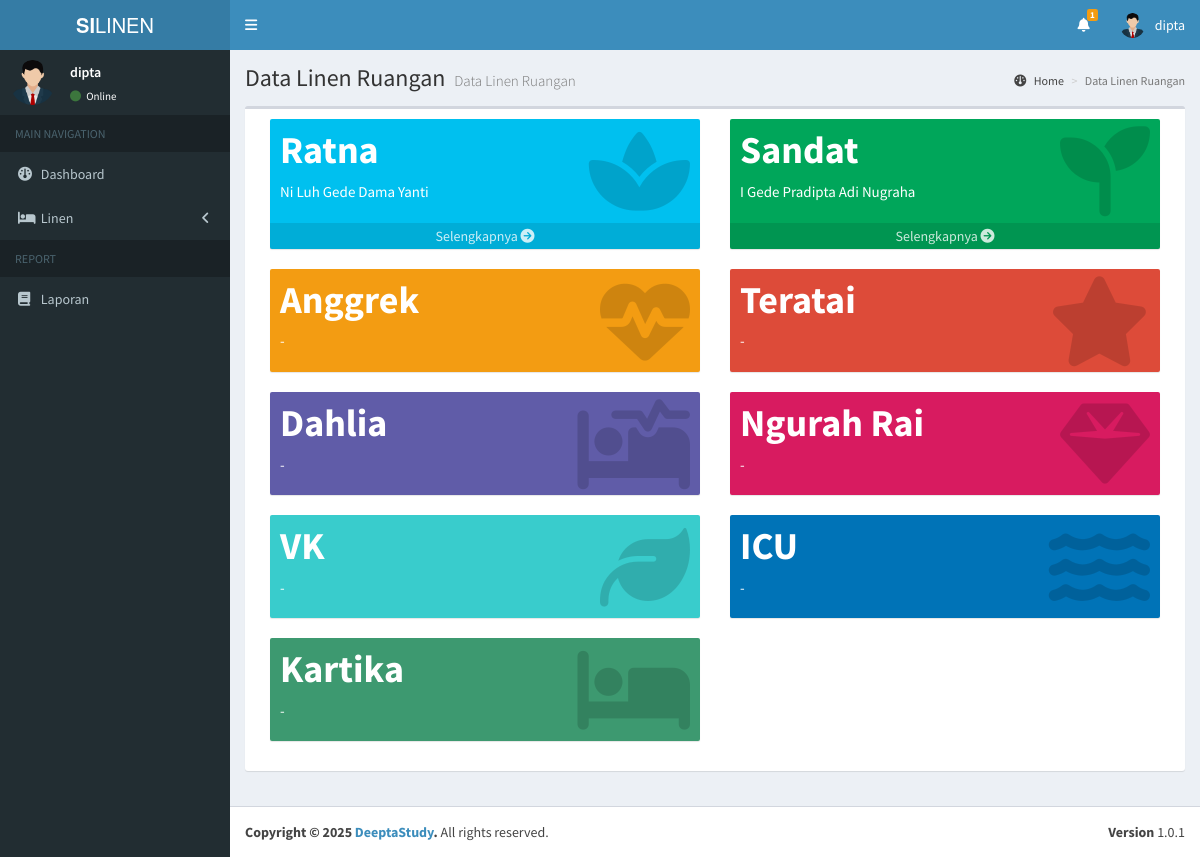
The app's page /admin/linen_ruangan.php (signed in) with its own data.
### tables this page shows
CREATE TABLE `users` (
  `id` int(11) NOT NULL,
  `nama` varchar(100) NOT NULL,
  `username` varchar(100) NOT NULL,
  `email` varchar(100) NOT NULL,
  `password` varchar(100) NOT NULL,
  `hak_akses` varchar(25) NOT NULL,
  `status` int(11) NOT NULL,
  `status_ruangan` int(11) DEFAULT NULL
);

CREATE TABLE `ruangan` (
  `id` int(11) NOT NULL,
  `id_user` int(11) DEFAULT NULL,
  `nama_ruangan` varchar(199) NOT NULL,
  `telp_ruangan` varchar(15) NOT NULL,
  `status` int(11) NOT NULL
);

### admin/linen_ruangan.php (the view, shortened to what this page needs)
<?php
include '../koneksi.php';
$pageTitle = "Data Linen Ruangan";
$pageDesc = "Data Linen Ruangan";
$additionalCSS = [
    'https://cdnjs.cloudflare.com/ajax/libs/font-awesome/6.4.0/css/all.min.css',
    'https://cdnjs.cloudflare.com/ajax/libs/ionicons/2.0.1/css/ionicons.min.css'
];
$q = mysqli_query($koneksi, "SELECT r.*, u.nama as admin_ruangan
                            FROM ruangan r
                            LEFT JOIN users u ON r.id_user = u.id");
?>
<section class="content">
    <div class="row">
        <div class="col-xs-12">
            <div class="box">
                <div class="box-body">
                    <?php
                    $colors = ['bg-aqua', 'bg-green', 'bg-yellow', 'bg-red', 'bg-purple', 'bg-maroon', 'bg-teal', 'bg-blue', 'bg-olive', 'bg-lime'];
                    $icons = ['fas fa-spa', 'fas fa-seedling', 'fas fa-heartbeat', 'fas fa-star', 'fas fa-procedures', 'fas fa-gem', 'fas fa-leaf', 'fas fa-water', 'fas fa-bed'];
                    $counter = 0;
                    while ($r = mysqli_fetch_assoc($q)) {
                        $colorClass = $colors[$counter % count($colors)];
                        $iconClass = $icons[$counter % count($icons)];
                    ?>
                        <div class="col-lg-6 col-xs-6">
                            <div class="small-box <?= $colorClass ?>">
                                <div class="inner">
                                    <h3><?= $r['nama_ruangan']; ?></h3>
                                    <p><?php
                                        if ($r['admin_ruangan'] != 0) {
                                            echo $r['admin_ruangan'];
                                        }else{
                                            echo "-";
                                        }
                                        ?></p>
                                </div>
                                <div class="icon">
                                    <i class="<?= $iconClass ?>"></i>
                                </div>
                                <?php
                                    if($r['admin_ruangan'] != 0){
                                ?>
                                <a href="data_linen_ruangan.php?id_ruangan=<?= $r['id']; ?>" class="small-box-footer">Selengkapnya <i class="fa fa-arrow-circle-right"></i></a>
                                <?php
                                    }else{
                                    }
                                ?>
                            </div>
                        </div>
                    <?php
                        $counter++;
                    }
                    ?>
                </div>
            </div>
        </div>
    </div>
</section>
<?php
$content = ob_get_clean();
include __DIR__ . '/../layouts/header.php';
echo $content;
include __DIR__ . '/../layouts/footer.php';
?>

### layouts/header.php (shortened to what this page needs)
<?php
include '../koneksi.php';
$username = $_SESSION['username'];
$query = mysqli_query($koneksi, "SELECT * FROM users WHERE username = '$username'");
$row = mysqli_fetch_assoc($query);
?>
<!DOCTYPE html>
<html>
<head>
    <link rel="stylesheet" href="../assets/bootstrap/css/bootstrap.min.css">
    <link rel="stylesheet" href="https://maxcdn.bootstrapcdn.com/font-awesome/4.4.0/css/font-awesome.min.css">
    <link rel="stylesheet" href="https://code.ionicframework.com/ionicons/2.0.1/css/ionicons.min.css">
    <link rel="stylesheet" href="../assets/dist/css/AdminLTE.min.css">
    <link rel="stylesheet" href="../assets/dist/css/skins/_all-skins.min.css">
    <link rel="stylesheet" href="../assets/plugins/iCheck/flat/blue.css">
    <link rel="stylesheet" href="../assets/plugins/morris/morris.css">
    <link rel="stylesheet" href="../assets/plugins/jvectormap/jquery-jvectormap-1.2.2.css">
    <?php if (!empty($additionalCSS)): ?>
        <?php foreach ($additionalCSS as $css): ?>
            <link rel="stylesheet" href="<?= htmlspecialchars($css) ?>">
        <?php endforeach; ?>
    <?php endif; ?>
</head>
<body class="hold-transition skin-blue sidebar-mini">
    <div class="wrapper">
        <header class="main-header">
            <a href="#" class="logo">
                <span class="logo-lg"><b>SI</b>LINEN</span>
            </a>
            <nav class="navbar navbar-static-top" role="navigation">
                <a href="#" class="sidebar-toggle" data-toggle="offcanvas" role="button">
                </a>
                <div class="navbar-custom-menu">
                    <ul class="nav navbar-nav">
                        <?php
                        if ($row['hak_akses'] != 'admin_ruangan') {
                            $notif = mysqli_query($koneksi, "SELECT COUNT(*) as total FROM pengajuan WHERE status = 1");
                        }else{
                            $notif = mysqli_query($koneksi, "SELECT COUNT(*) as total FROM pengajuan WHERE status = 2");
                        }
                        $total = mysqli_fetch_assoc($notif)['total'];
                        ?>
                        <li class="dropdown notifications-menu">
                            <a href="#" class="dropdown-toggle" data-toggle="dropdown">
                                <i class="fa fa-bell-o"></i>
                                <?php if ($total > 0): ?>
                                    <span class="label label-warning"><?= $total ?></span>
                                <?php endif; ?>
                            </a>
                        </li>
                        <li class="dropdown user user-menu">
                            <a href="#" class="dropdown-toggle" data-toggle="dropdown">
                                <img src="../assets/images/avatar.png" class="user-image" alt="User Image">
                                <span class="hidden-xs"><?= $row['username']; ?></span>
                            </a>
                        </li>
                    </ul>
                </div>
            </nav>
        </header>
        <div class="content-wrapper">
            <section class="content-header">
                <h1>
                    <?php echo isset($pageTitle) ? $pageTitle : 'Dashboard'; ?>
                    <small><?php echo isset($pageDesc) ? $pageDesc : 'Control Panel'; ?></small>
                </h1>
                <ol class="breadcrumb">
                    <li><a href="#"><i class="fa fa-dashboard"></i> Home</a></li>
                    <li class="active"><?php echo isset($pageTitle) ? $pageTitle : 'Dashboard'; ?></li>
                </ol>
            </section>
            <?php include __DIR__ . '/navigation.php'; ?>

### layouts/navigation.php (shortened to what this page needs)
<aside class="main-sidebar">
    <section class="sidebar">
        <div class="user-panel">
            <div class="pull-left image">
                <img src="../assets/images/avatar.png" class="img-circle" alt="User Image">
            </div>
            <div class="pull-left info">
                <p><?= $row['username']; ?></p>
                <a href="#"><i class="fa fa-circle text-success"></i> Online</a>
            </div>
        </div>
        <?php
            if ($row['hak_akses'] == 'admin') {
        ?>
        <ul class="sidebar-menu">
            <li class="header">MAIN NAVIGATION</li>
            <li class="<?= $_SESSION['active_menu'] == 'dashboard' ? 'active' : '' ?>">
                <a href="../admin/">
                    <i class="fa fa-dashboard"></i> <span>Dashboard</span>
                </a>
            </li>
            <li class="treeview <?= $_SESSION['active_menu'] == 'pengguna' ? 'active' : '' ?>">
                <a href="#">
                    <i class="fa fa-users"></i> <span>Pengguna</span>
                    <i class="fa fa-angle-left pull-right"></i>
                </a>
                <ul class="treeview-menu">
                    <li><a href="../admin/tambah_pengguna.php"><i class="fa fa-plus"></i> Tambah Pengguna Baru</a></li>
                    <li><a href="../admin/data_pengguna.php"><i class="fa fa-arrow-circle-right"></i> Data Pengguna</a></li>
                </ul>
            </li>
            <li class="<?= $_SESSION['active_menu'] == 'ruangan' ? 'active' : '' ?>">
                <a href="../admin/data_ruangan.php">
                    <i class="fa fa-building"></i> <span>Ruangan</span>
                </a>
            </li>
            <li class="<?= $_SESSION['active_menu'] == 'linen' ? 'active' : '' ?>">
                <a href="../admin/data_linen.php">
                    <i class="fa fa-bed"></i> <span>Data Linen</span>
                </a>
            </li>
            <li class="<?= $_SESSION['active_menu'] == 'linen_ruangan' ? 'active' : '' ?>">
                <a href="../admin/linen_ruangan.php">
                    <i class="fa fa-bed"></i> <span>Linen Ruangan</span>
                </a>
            </li>
            <li class="treeview <?= $_SESSION['active_menu'] == 'distribusi' ? 'active' : '' ?>">
                <a href="#">
                    <i class="fa fa-tint"></i> <span>Distribusi</span>
                    <i class="fa fa-angle-left pull-right"></i>
                </a>
                <ul class="treeview-menu">
                    <li><a href="../admin/data_pengajuan.php"><i class="fa fa-paper-plane"></i> Pengajuan Linen</a></li>
                    <li><a href="../admin/data_pencucian.php"><i class="fa fa-tint"></i> Permohonan Pencucian</a></li>
                    <!-- <li><a href="../admin/linen_bersih.php"><i class="fa fa-check-circle"></i> Linen Bersih</a></li>
                    <li><a href="../admin/linen_kotor.php"><i class="fa fa-exclamation-circle"></i> Linen Kotor</a></li> -->
                </ul>
            </li>
            <li class="header">REPORT</li>
            <li class="treeview <?= $_SESSION['active_menu'] == 'laporan' ? 'active' : '' ?>">
                <a href="#">
                    <i class="fa fa-file-text-o"></i> <span>Laporan</span>
                    <i class="fa fa-angle-left pull-right"></i>
                </a>
                <ul class="treeview-menu">
                    <li><a href="../admin/data_laporan_pengajuan.php"><i class="fa fa-file-text-o"></i> Laporan Pengajuan Linen</a></li>
                    <li><a href="../admin/data_laporan_pencucian.php"><i class="fa fa-file-text-o"></i> Laporan Pencucian Linen</a></li>
                </ul>
            </li>
        </ul>
        <?php
            }else if($row['hak_akses'] == 'admin_ruangan'){
        ?>
        <ul class="sidebar-menu">
            <li class="header">MAIN NAVIGATION</li>
            <li class="<?= $_SESSION['active_menu'] == 'dashboard' ? 'active' : '' ?>">
                <a href="../admin_ruangan/">
                    <i class="fa fa-dashboard"></i> <span>Dashboard</span>
                </a>
            </li>
            <li class="treeview <?= $_SESSION['active_menu'] == 'linen' ? 'active' : '' ?>">
                <a href="#">
                    <i class="fa fa-bed"></i> <span>Linen</span>
                    <i class="fa fa-angle-left pull-right"></i>
                </a>
            </li>
            <li class="header">REPORT</li>
            <li><a href="../admin/data_laporan.php"><i class="fa fa-book"></i> <span>Laporan</span></a></li>
        </ul>
        <?php
            }else if($row['hak_akses'] == 'petugas_laundry'){
        ?>
        <?php
            }else if($row['hak_akses'] == 'kepala_penanggung_jawab'){
        ?>
        <?php
            }
        ?>
    </section>
</aside>

### records on screen
users: username "dipta"
ruangan: nama_ruangan "Ratna", id_user.nama "Ni Luh Gede Dama Yanti"
ruangan: nama_ruangan "Sandat", id_user.nama "I Gede Pradipta Adi Nugraha"
ruangan: nama_ruangan "Anggrek"
ruangan: nama_ruangan "Teratai"
ruangan: nama_ruangan "Dahlia"
ruangan: nama_ruangan "Ngurah Rai"
ruangan: nama_ruangan "VK"
ruangan: nama_ruangan "ICU"
ruangan: nama_ruangan "Kartika"

### other values on screen
$total "1"
$pageTitle "Data Linen Ruangan"
$pageDesc "Data Linen Ruangan"
